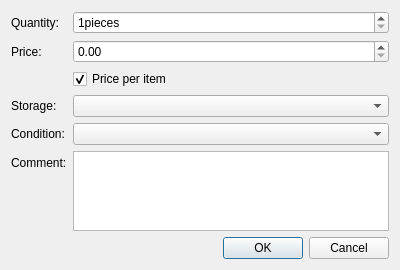
<?xml version="1.0" encoding="UTF-8"?>
<ui version="4.0">
 <class>AddStockEntryDialog</class>
 <widget class="QDialog" name="AddStockEntryDialog">
  <property name="geometry">
   <rect>
    <x>0</x>
    <y>0</y>
    <width>400</width>
    <height>270</height>
   </rect>
  </property>
  <property name="windowTitle">
   <string>Add stock</string>
  </property>
  <property name="modal">
   <bool>true</bool>
  </property>
  <layout class="QVBoxLayout" name="verticalLayout">
   <item>
    <layout class="QFormLayout" name="formLayout">
     <item row="0" column="0">
      <widget class="QLabel" name="label">
       <property name="text">
        <string>Quantity:</string>
       </property>
      </widget>
     </item>
     <item row="0" column="1">
      <widget class="QSpinBox" name="quantitySpinBox">
       <property name="buttonSymbols">
        <enum>QAbstractSpinBox::UpDownArrows</enum>
       </property>
       <property name="suffix">
        <string notr="true">pieces</string>
       </property>
       <property name="prefix">
        <string notr="true"/>
       </property>
       <property name="minimum">
        <number>1</number>
       </property>
       <property name="maximum">
        <number>999999</number>
       </property>
      </widget>
     </item>
     <item row="1" column="0">
      <widget class="QLabel" name="label_2">
       <property name="text">
        <string>Price:</string>
       </property>
      </widget>
     </item>
     <item row="1" column="1">
      <widget class="QDoubleSpinBox" name="priceSpinBox"/>
     </item>
     <item row="2" column="1">
      <widget class="QCheckBox" name="priceKindCheckBox">
       <property name="text">
        <string>Price per item</string>
       </property>
       <property name="checked">
        <bool>true</bool>
       </property>
      </widget>
     </item>
     <item row="3" column="0">
      <widget class="QLabel" name="label_4">
       <property name="text">
        <string>Storage:</string>
       </property>
      </widget>
     </item>
     <item row="3" column="1">
      <widget class="TreeViewComboBox" name="storageComboBox"/>
     </item>
     <item row="4" column="0">
      <widget class="QLabel" name="label_5">
       <property name="text">
        <string>Condition:</string>
       </property>
      </widget>
     </item>
     <item row="4" column="1">
      <widget class="RelationalComboBox" name="conditionComboBox"/>
     </item>
     <item row="5" column="1">
      <widget class="QPlainTextEdit" name="commentTextEdit"/>
     </item>
     <item row="5" column="0">
      <widget class="QLabel" name="label_3">
       <property name="text">
        <string>Comment:</string>
       </property>
      </widget>
     </item>
    </layout>
   </item>
   <item>
    <spacer name="verticalSpacer">
     <property name="orientation">
      <enum>Qt::Vertical</enum>
     </property>
     <property name="sizeHint" stdset="0">
      <size>
       <width>20</width>
       <height>0</height>
      </size>
     </property>
    </spacer>
   </item>
   <item>
    <widget class="QDialogButtonBox" name="buttonBox">
     <property name="orientation">
      <enum>Qt::Horizontal</enum>
     </property>
     <property name="standardButtons">
      <set>QDialogButtonBox::Cancel|QDialogButtonBox::Ok</set>
     </property>
    </widget>
   </item>
  </layout>
 </widget>
 <customwidgets>
  <customwidget>
   <class>TreeViewComboBox</class>
   <extends>QComboBox</extends>
   <header>widgets/treeviewcombobox.h</header>
  </customwidget>
  <customwidget>
   <class>RelationalComboBox</class>
   <extends>QComboBox</extends>
   <header>widgets/relationalcombobox.h</header>
  </customwidget>
 </customwidgets>
 <resources/>
 <connections>
  <connection>
   <sender>buttonBox</sender>
   <signal>accepted()</signal>
   <receiver>AddStockEntryDialog</receiver>
   <slot>accept()</slot>
   <hints>
    <hint type="sourcelabel">
     <x>248</x>
     <y>254</y>
    </hint>
    <hint type="destinationlabel">
     <x>157</x>
     <y>274</y>
    </hint>
   </hints>
  </connection>
  <connection>
   <sender>buttonBox</sender>
   <signal>rejected()</signal>
   <receiver>AddStockEntryDialog</receiver>
   <slot>reject()</slot>
   <hints>
    <hint type="sourcelabel">
     <x>316</x>
     <y>260</y>
    </hint>
    <hint type="destinationlabel">
     <x>286</x>
     <y>274</y>
    </hint>
   </hints>
  </connection>
 </connections>
</ui>
